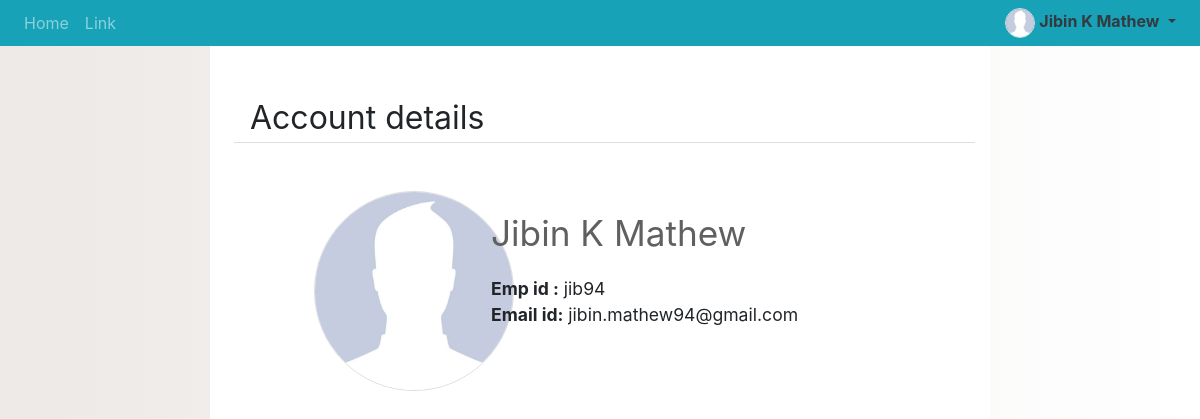
/account (signed in), run on an earlier commit of the app's database.
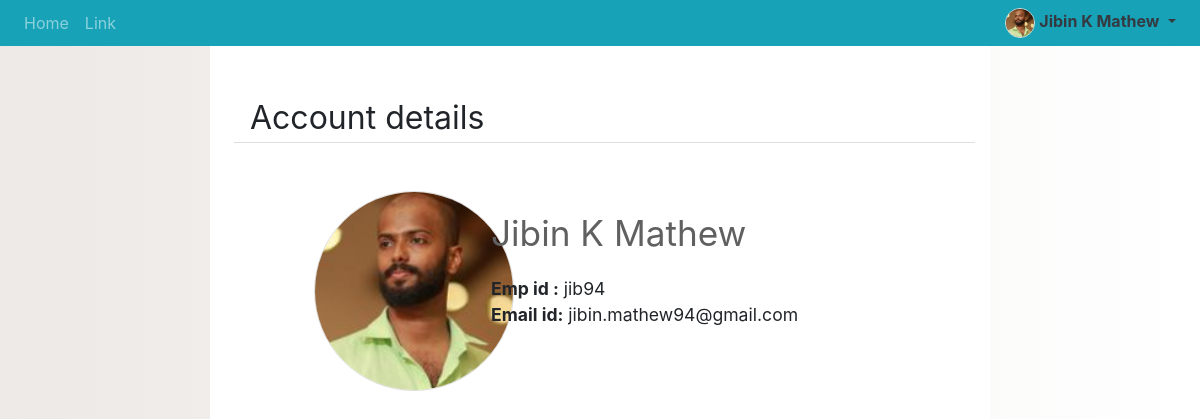
And on a later commit of the database.
### flask_app/models.py (models this page shows, shortened)
class Employee(db.Model, UserMixin):
    id = db.Column(db.Integer, primary_key=True)
    emp_id = db.Column(db.String(30), unique=True, nullable=False)
    name = db.Column(db.String(30), unique=False, nullable=False)
    email = db.Column(db.String(120), unique=True, nullable=False)
    password = db.Column(db.String(60), nullable=False)
    features = db.relationship('Feature', secondary=feature_assign, lazy=True,
                               backref=db.backref('employees', lazy='joined'))
    profile_picture = db.Column(db.String(20), nullable=False, default='default.png')
    admin = db.Column(db.Boolean, unique=False, default=False)
    verified = db.Column(db.Boolean, unique=False, default=False)

### flask_app/routes.py (the view)
@login_required
@app.route('/account')
def account():
    return render_template('account.html')

### flask_app/models.py (called while the page is built)
@login_manager.user_loader
def load_user(user_id):
    return Employee.query.get(int(user_id))

### flask_app/templates/account.html (shortened to what this page needs)
{% extends "base_layout.html" %}
{% block content %}
<link rel="stylesheet" type="text/css" href="{{ url_for('static', filename='css/account-1.0.css') }}">
<div class="h-100 container-fluid">
	<div class="col-md-8 offset-md-2 pt-4 pl-0 pb-4 bg-color">
		<div class='margin-main pl-4'>
			<div class="heading pl-3">
				Account details
			</div>
			<div class="row  mt-5">
				<div class="col-md-4">
					<div class="thumbnail-container">
						<img class="thumbnail" src="{{ url_for('static', filename='images/' + current_user.profile_picture) }}">
						<form action="/update-image" method="post">
						</form>
					</div>
				</div>
				<div class="col-md-8">
					<div class="user mt-3">
						<div>
							<div class="name mb-3">{{ current_user.name }}</div>
							<div class="user-info">
								<strong>Emp id :</strong> {{ current_user.emp_id }}
								<br>
								<strong>Email id:</strong> {{ current_user.email }}
							</div>
					</div>
				</div>
			</div>
		</div>
	</div>
</div>
{% endblock content%}

### flask_app/templates/base_layout.html (shortened to what this page needs)
<!DOCTYPE html>
<html lang="en">
<head>
	<link rel="stylesheet" href="https://stackpath.bootstrapcdn.com/bootstrap/4.1.3/css/bootstrap.min.css">
	<link rel="stylesheet" href="https://cdnjs.cloudflare.com/ajax/libs/font-awesome/4.7.0/css/font-awesome.min.css">
	<link rel="stylesheet" type="text/css" href="{{ url_for('static', filename='css/layout.css') }}">
</head>
<body>
<nav class="navbar navbar-expand-lg navbar-dark bg-info fixed-top mb-5 py-0">
  <div class="collapse navbar-collapse" id="navbarSupportedContent">
    <ul class="navbar-nav mr-auto">
      <li class="nav-item {% if request.path == url_for('home') %} active {% endif %}">
        <a class="nav-link" href="{{ url_for('home') }}">Home <span class="sr-only">(current)</span></a>
      </li>
      <li class="nav-item">
        <a class="nav-link" href="#">Link</a>
      </li>
    </ul>
    <ul class="navbar-nav">
	    <li class="nav-item dropdown">
	        <a class="nav-link dropdown-toggle m-0 text-dark" href="#" id="navbarDropdown" role="button" data-toggle="dropdown" aria-haspopup="true" aria-expanded="false">
	        	<img class="profile-picture" src="{{ url_for('static', filename='images/' + current_user.profile_picture) }}">
	          <strong>{{ current_user.name }}</strong>
	        </a>
	     </li>
    </ul>
  </div>
</nav>
		{% block content %}{% endblock content%}
</body>
</html>

### flask_app/static/css/layout.css (style rules this page uses)
html { height:100%; }
body { height: 100%; background: #ece9e6; background: -webkit-linear-gradient(left, #ece9e6, #ffffff); background: -o-linear-gradient(left, #ece9e6, #ffffff); background: linear-gradient(to right, #ece9e6, #ffffff); }
.profile-picture { border: 1px solid #ddd; border-radius: 50%; width: 30px; height: 30px; margin:0px; padding:0px; object-fit: cover; }

### flask_app/static/css/account-1.0.css (style rules this page uses)
.bg-color { background: #ffffff; min-height: 100%; }
.heading { border-bottom: 1px solid rgba(0,0,0,.125); font-size: 2em; }
.margin-main { margin-top: 70px; }
.thumbnail-container { position: relative; width:200px; }
.thumbnail { border: 1px solid #ddd; border-radius: 50%; width: 200px; height: 200px; transition: .3s ease; position: relative; left:40%; object-fit: cover; }
.user { font-size: 1.1em; }
.name { color: #606060; font-size: 2em; }

What changed in the data, as far as the page shows it:
changed Employee "Jibin K Mathew": profile_picture: picture added in place of a placeholder
